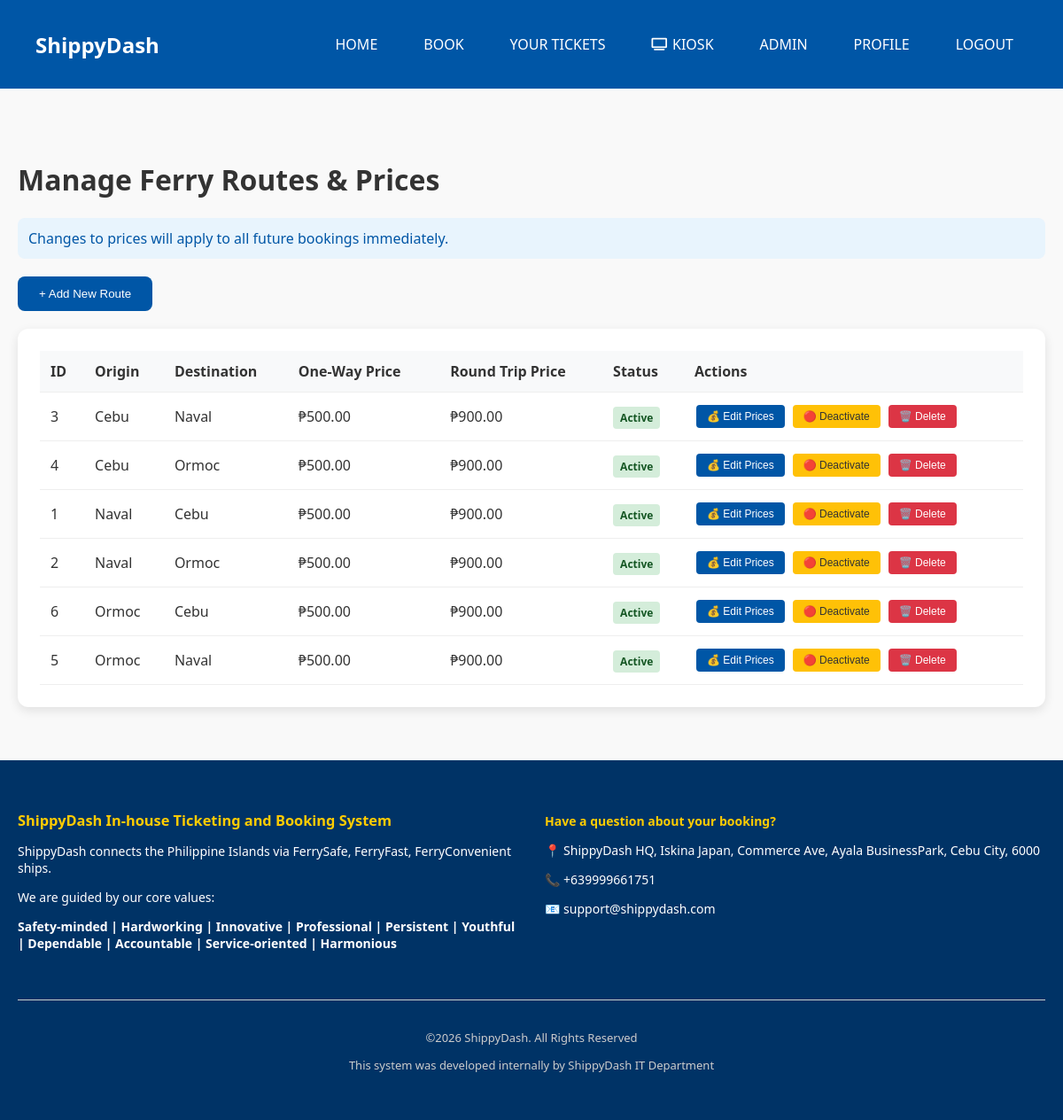
Page /admin/routes (signed in) on the committed database.
### ticketingsystem.py (models this page shows, shortened)
class FerryRoute(db.Model):
    id = db.Column(db.Integer, primary_key=True)
    origin = db.Column(db.String(100), nullable=False)
    destination = db.Column(db.String(100), nullable=False)
    one_way_price = db.Column(db.Float, nullable=False, default=500.0)
    round_trip_price = db.Column(db.Float, nullable=False, default=900.0)
    is_active = db.Column(db.Boolean, default=True)
    created_at = db.Column(db.DateTime, default=datetime.utcnow)
    updated_at = db.Column(db.DateTime, onupdate=datetime.utcnow)

### ticketingsystem.py (the view)
@app.route('/admin/routes')
@admin_required
def admin_routes():
    routes = FerryRoute.query.order_by(FerryRoute.origin, FerryRoute.destination).all()
    return render_template('admin/routes.html', routes=routes)

### ticketingsystem.py (called while the page is built)
def admin_required(f):
    @wraps(f)
    def decorated_function(*args, **kwargs):
        if 'user_id' not in session:
            flash('Please login to access this page.', 'error')
            return redirect(url_for('login'))
        user = User.query.get(session['user_id'])
        if not user or not user.is_admin:
            flash('You do not have permission to access this page.', 'error')
            return redirect(url_for('home'))
        return f(*args, **kwargs)
    return decorated_function

### Templates/admin/routes.html (shortened to what this page needs)
{% extends "base.html" %}
{% block content %}
<div class="admin-container">
    <h1>Manage Ferry Routes & Prices</h1>
    <p class="info-text">Changes to prices will apply to all future bookings immediately.</p>
    <div style="margin-bottom: 20px;">
        <button onclick="showAddRouteModal()" class="btn-primary" style="display: inline-block; padding: 12px 24px;">+ Add New Route</button>
    </div>
    <div class="admin-card">
        <table class="data-table">
            <thead>
                <tr>
                    <th>ID</th>
                    <th>Origin</th>
                    <th>Destination</th>
                    <th>One-Way Price</th>
                    <th>Round Trip Price</th>
                    <th>Status</th>
                    <th>Actions</th>
                </tr>
            </thead>
            <tbody>
                {% for route in routes %}
                <tr id="route-row-{{ route.id }}">
                    <td>{{ route.id }}</td>
                    <td id="origin-{{ route.id }}">{{ route.origin }}</td>
                    <td id="destination-{{ route.id }}">{{ route.destination }}</td>
                    <td id="oneway-{{ route.id }}" class="price-cell">
                        <span class="price-display">₱{{ "%.2f"|format(route.one_way_price) }}</span>
                    </td>
                    <td id="roundtrip-{{ route.id }}" class="price-cell">
                        <span class="price-display">₱{{ "%.2f"|format(route.round_trip_price) }}</span>
                    </td>
                    <td>
                        {% if route.is_active %}
                        <span class="status-badge status-active">Active</span>
                        {% else %}
                        <span class="status-badge status-inactive">Inactive</span>
                        {% endif %}
                    </td>
                    <td class="actions">
                        <button onclick="editPrices({ route,id })" id="edit-btn-{{ route.id }}" class="btn-small edit">💰 Edit Prices</button>
                        <button onclick="toggleRouteStatus({ route,id }, { route,is_active,lower })" class="btn-small toggle">
                            {% if route.is_active %}🔴 Deactivate{% else %}🟢 Activate{% endif %}
                        </button>
                        <form method="POST" action="{{ url_for('admin_delete_route', route_id=route.id) }}" style="display:inline;" onsubmit="return confirm('Delete this route? This will also delete all schedules for this route.')">
                            <button type="submit" class="btn-small danger">🗑️ Delete</button>
                        </form>
                </tr>
                {% endfor %}
            </tbody>
        </table>
    </div>
</div>
{% endblock %}

### Templates/base.html (shortened to what this page needs)
<!DOCTYPE html>
<html lang="en">
<head>
  <link rel="stylesheet" href="{{ url_for('static', filename='style.css') }}">
  <link rel="stylesheet" href="https://cdnjs.cloudflare.com/ajax/libs/font-awesome/6.0.0/css/all.min.css">
</head>
<body>
  <header>
    <div class="logo">ShippyDash</div>
    <nav>
      <ul class="nav-links">
        <li><a href="{{ url_for('home') }}">HOME</a></li>
        <li><a href="{{ url_for('book') }}">BOOK</a></li>
        <li><a href="{{ url_for('tickets') }}">YOUR TICKETS</a></li>
        <li><a href="{{ url_for('kiosk') }}"><i class="fas fa-tv"></i> KIOSK</a></li>
        {% if session.get('user_id') %}
          {% if session.get('is_admin') %}
          <li><a href="{{ url_for('admin_dashboard') }}">ADMIN</a></li>
          {% endif %}
          <li><a href="{{ url_for('profile') }}">PROFILE</a></li>
          <li><a href="{{ url_for('logout') }}">LOGOUT</a></li>
        {% else %}
          <li><a href="{{ url_for('login') }}">LOGIN</a></li>
          <li><a href="{{ url_for('register') }}">REGISTER</a></li>
        {% endif %}
      </ul>
    </nav>
  </header>
  <main>
    {% block content %}{% endblock %}
  </main>
  <footer>
  <div class="footer-grid">
    <div class="footer-column">
      <h3>ShippyDash In-house Ticketing and Booking System</h3>
      <p>ShippyDash connects the Philippine Islands via FerrySafe, FerryFast, FerryConvenient ships.</p>
      <p>We are guided by our core values:</p>
      <p><strong>Safety‑minded | Hardworking | Innovative | Professional | Persistent | Youthful | Dependable | Accountable | Service‑oriented | Harmonious</strong></p>
    </div>
    <div class="footer-column">
      <h4>Have a question about your booking?</h4>
      <p>📍 ShippyDash HQ, Iskina Japan, Commerce Ave, Ayala BusinessPark, Cebu City, 6000</p>
      <p>📞 +639999661751</p>
      <p>📧 support@shippydash.com</p>
    </div>
  </div>
  <div class="footer-bottom">
    <p>©2026 ShippyDash. All Rights Reserved</p>
    <p>This system was developed internally by ShippyDash IT Department</p>
  </div>
</footer>
</body>
</html>

### static/style.css (style rules this page uses)
body { margin: 0; font-family: 'Segoe UI', sans-serif; background-color: #f9f9f9; color: #333; }
header { background-color: #0056a6; color: white; display: flex; justify-content: space-between; align-items: center; padding: 15px 40px; }
.logo { font-size: 24px; font-weight: bold; }
.nav-links { list-style: none; display: flex; gap: 20px; }
.nav-links li a { color: white; text-decoration: none; font-weight: 500; }
footer { background-color: #003366; color: white; padding: 40px 20px; font-size: 14px; }
.footer-grid { display: flex; flex-wrap: wrap; justify-content: space-between; gap: 30px; max-width: 1200px; margin: auto; }
.footer-column { flex: 1; min-width: 250px; }
.footer-column h3, .footer-column h4 { color: #ffcc00; margin-bottom: 10px; }
.footer-bottom { text-align: center; margin-top: 40px; border-top: 1px solid #ccc; padding-top: 20px; font-size: 13px; color: #ccc; }

### Templates/admin/routes.html (style rules this page uses)
.admin-container { max-width: 1400px; margin: 40px auto; padding: 20px; }
.admin-card { background: white; padding: 25px; border-radius: 12px; box-shadow: 0 4px 12px rgba(0,0,0,0.1); overflow-x: auto; }
.data-table { width: 100%; border-collapse: collapse; }
.data-table th, .data-table td { padding: 12px; text-align: left; border-bottom: 1px solid #eee; }
.data-table th { background: #f8f9fa; font-weight: 600; }
.info-text { background: #e8f4fd; padding: 12px; border-radius: 8px; margin-bottom: 20px; color: #0056a6; }
.btn-primary { background: #0056a6; color: white; text-decoration: none; border-radius: 8px; padding: 12px 24px; border: none; cursor: pointer; }
.btn-small { padding: 6px 12px; border: none; border-radius: 4px; font-size: 12px; cursor: pointer; margin: 2px; }
.btn-small.edit { background: #0056a6; color: white; }
.btn-small.toggle { background: #ffc107; color: #333; }
.btn-small.danger { background: #dc3545; color: white; }
.actions { display: flex; gap: 5px; flex-wrap: wrap; }
.status-badge { padding: 4px 8px; border-radius: 4px; font-size: 12px; font-weight: bold; }
.status-active { background: #d4edda; color: #155724; }
.price-cell { min-width: 120px; }
.price-display { display: inline-block; padding: 4px 0; }

### Templates/base.html (style rules this page uses)
.nav-links li a { background: transparent; padding: 8px 16px; border-radius: 8px; transition: all 0.3s ease; display: inline-flex; align-items: center; gap: 6px; }
.nav-links li a i { font-size: 14px; }

### rows in the picture
FerryRoute: id "3", origin "Cebu", destination "Naval", one_way_price "500.00", round_trip_price "900.00", is_active "Active"
FerryRoute: id "4", origin "Cebu", destination "Ormoc", one_way_price "500.00", round_trip_price "900.00", is_active "Active"
FerryRoute: id "1", origin "Naval", destination "Cebu", one_way_price "500.00", round_trip_price "900.00", is_active "Active"
FerryRoute: id "2", origin "Naval", destination "Ormoc", one_way_price "500.00", round_trip_price "900.00", is_active "Active"
FerryRoute: id "6", origin "Ormoc", destination "Cebu", one_way_price "500.00", round_trip_price "900.00", is_active "Active"
FerryRoute: id "5", origin "Ormoc", destination "Naval", one_way_price "500.00", round_trip_price "900.00", is_active "Active"
